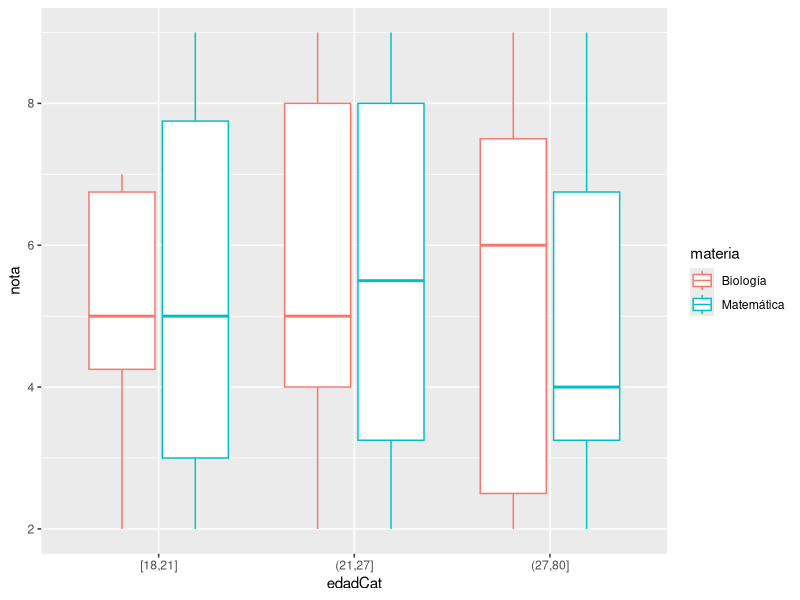
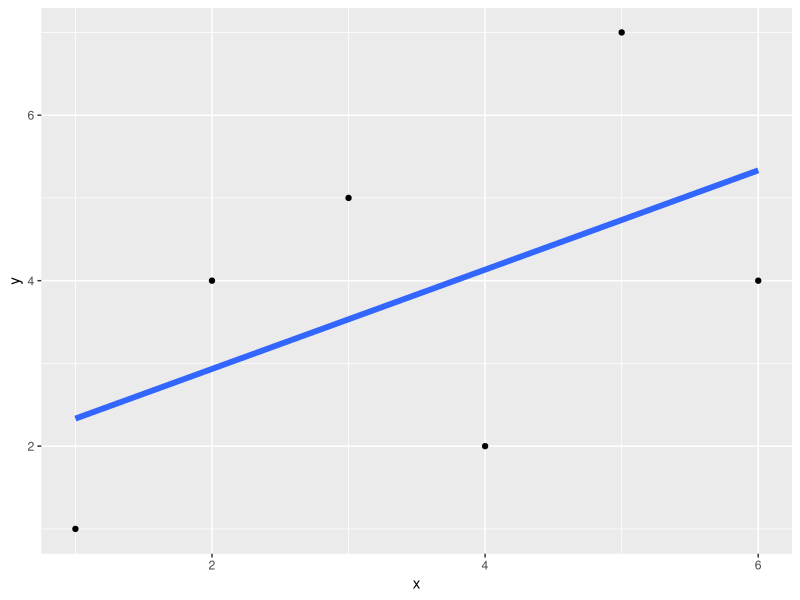
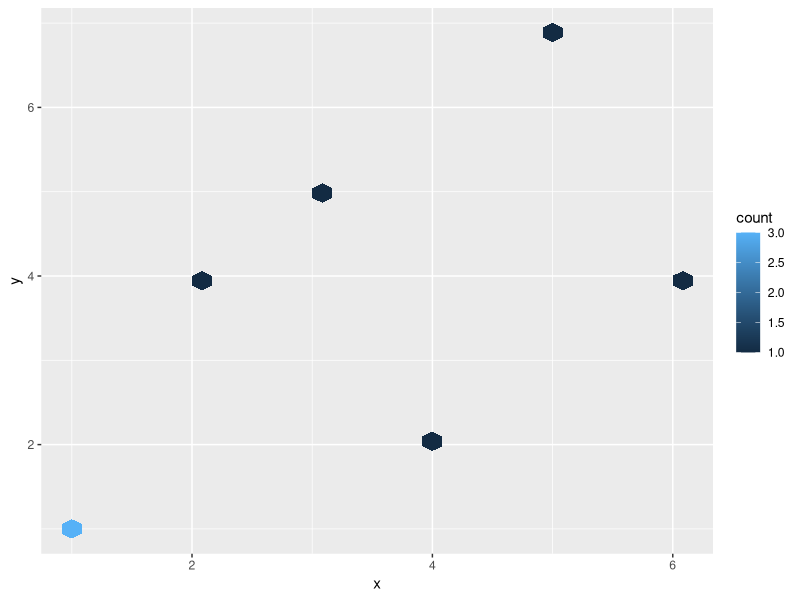

R code for these plots, in order:
require(dplyr)

set.seed(1010)
aux = rchisq(100, df=2)

dfEstudiantes = tibble(legajo = paste0("LE_",1:100), 
                       edad = as.integer((80-18) * aux/max(aux) + 18),
                       carrera = sample(c("Ciencias Físicas",
                                          "Ciencias Matemáticas",
                                          "Ciencias de Datos",
                                          "Paleontología",
                                          "Ciencias Biológicas",
                                          "Ciencias de la Atmósfera",
                                          "Ciencias de la Computación",
                                          "Ciencias Geológicas",
                                          "Ciencias Químicas",
                                          "Ciencia y Tecnología de Alimentos",
                                          "Oceanografía"),
                                        100, replace = T))

dfNotas = rbind(tibble(legajo = sample(paste0("LE_",1:50),30),
                       nota = as.integer(runif(30,min=2,max=10)),
                       materia = "Biología"),
                tibble(legajo = sample(paste0("LE_",1:100),50),
                       nota = as.integer(runif(50,min=2,max=10)),
                       materia = "Matemática"))

# 1.1
notas_biologia <- dfNotas %>% filter(materia == "Biología")
mean(notas_biologia$nota)

# 1.2
dfEstudiantes %>%
  anti_join(dfNotas, by = "legajo") %>%
  nrow()

# 1.3
estudiantes_rendidores <- dfEstudiantes %>%
                            inner_join(dfNotas, by = "legajo") %>%
                            distinct(legajo, .keep_all = TRUE) 
mean(estudiantes_rendidores$edad)

# 1.4
require(ggplot2)

dfEstudiantes %>% 
  mutate(edadCat = cut_number(edad, 3)) %>%
  inner_join(dfNotas, by = "legajo") %>%
  group_by(materia, edadCat) %>%
  ggplot(aes(x = edadCat, y = nota, color = materia)) +
  geom_boxplot()

# 2.1
rango <- function(v) {
  return(c(min(v),max(v)))
}
rango(c(5,1))
range(c(1,5))

# 2.2
media <- function(v) {
  return(sum(v)/length(v))
}
media(c(1,2,3,4))
mean(c(1,2,3,4))

# 2.3
proporcion.na <- function(v) {
  return(sum(is.na(v))/length(v))
}

vector <- c(1,2,NA)
proporcion.na(vector)

# 2.4
convertir.na <- function(v) {
  return(replace(v, is.na(v), -1))
}

convertir.na(vector)

# 2.5
convertir.a.na <- function(v, x) {
  return(replace(v, which(v == x), NA))
}

vector <- c(1,2,4,1)
convertir.a.na(vector, 2)

# 2.6
proporcion.suma <- function(v) {
  return(round(v / sum(v, na.rm = TRUE) * 100, 1))
}

proporcion.suma(vector)

# 2.7
ambos_na <- function(v, u) {
  if (length(v) != length(u)) {
    return(print("Listas de distinta longitud"))
  }
  return( which(is.na(v) & is.na(u)) )
}
vector1 <- c(NA,1,2,NA,NA)
vector2 <- c(NA,2,4,4,NA)
vector3 <- c(1,2,4)
  
ambos_na(vector1, vector2)
ambos_na(vector1, vector3)

# 2.8
graficar.dispersion.recta <- function(d) {
  return(ggplot(d, aes(x,y)) + 
           geom_point() + 
           geom_smooth(method = "lm", linewidth = 2, se = FALSE))
}

puntos <- data.frame(x = c(1,2,3,4,5,6), y = c(1,4,5,2,7,4))

graficar.dispersion.recta(puntos)

# 2.9
mayorigual.a.n <- function(lst, n) {
  length(lst) >= n
}

mayorigual.a.n(c(1,2),1)

# 2.11

select.na <- function(d, column) {
  return(d %>% filter(is.na(column)))
}

df <- data.frame(x = c(1,NA,3,4,5,6), y = c(1,4,5,2,7,4))

select.na(df, "x")

# TODO

# 2.12
fsda <- function(df, column) {
  
  p <- df$column
  
  v <- c(mean(p), median(p), min(p), max(p))
  
  return(v)
}

fsda(df, y)

# TODO

# 2.13

# TODO

# 2.14
graficar.hex <- function(df) {
  ggplot(df, aes(x, y)) + geom_hex()
}

puntos <- data.frame(x = c(1,1,1,2,3,4,5,6), y = c(1,1,1,4,5,2,7,4))

graficar.hex(puntos)

# 3.1
i <- 1
while( 2**i < 1000 ) {
  i <- i + 1
}
i

# 3.2
suma <- 0
i <- 1
while( i * 7 < 100 ) {
  i <- i * 7
  suma <- suma + i
}
suma

# 3.3
poblacion <- 100
años <- 0
while( poblacion < 1000 ) {
  poblacion <- poblacion * 2
  años <- años + 1
}
años
  
# 3.4

# TODO

